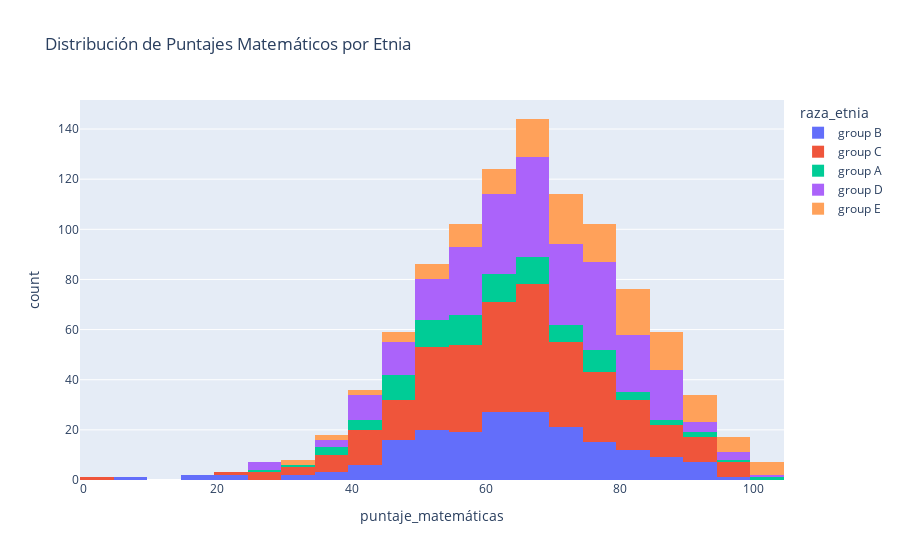

Source (notebook cell):
### Code cell
fig = px.histogram(df, x='puntaje_matemáticas', nbins=50, color='raza_etnia', title='Distribución de Puntajes Matemáticos por Etnia')
fig.show()

### Figure 1 — Plotly figure (JSON) as saved in the notebook; plotly's stock layout.template omitted (floating-point values rounded to 4 significant figures; data arrays with more than 128 entries replaced by an {"elided": "..."} marker saying what was removed)
{"data": [{"alignmentgroup": "True", "bingroup": "x", "hovertemplate": "raza_etnia=group B<br>puntaje_matemáticas=%{x}<br>count=%{y}<extra></extra>", "legendgroup": "group B", "marker": {"color": "#636efa", "pattern": {"shape": ""}}, "name": "group B", "nbinsx": 50, "offsetgroup": "group B", "orientation": "v", "showlegend": true, "type": "histogram", "x": {"elided": "190 int values"}, "xaxis": "x", "yaxis": "y"}, {"alignmentgroup": "True", "bingroup": "x", "hovertemplate": "raza_etnia=group C<br>puntaje_matemáticas=%{x}<br>count=%{y}<extra></extra>", "legendgroup": "group C", "marker": {"color": "#EF553B", "pattern": {"shape": ""}}, "name": "group C", "nbinsx": 50, "offsetgroup": "group C", "orientation": "v", "showlegend": true, "type": "histogram", "x": {"elided": "319 int values"}, "xaxis": "x", "yaxis": "y"}, {"alignmentgroup": "True", "bingroup": "x", "hovertemplate": "raza_etnia=group A<br>puntaje_matemáticas=%{x}<br>count=%{y}<extra></extra>", "legendgroup": "group A", "marker": {"color": "#00cc96", "pattern": {"shape": ""}}, "name": "group A", "nbinsx": 50, "offsetgroup": "group A", "orientation": "v", "showlegend": true, "type": "histogram", "x": [47, 78, 50, 73, 55, 39, 62, 41, 80, 50, 58, 54, 51, 57, 62, 77, 72, 68, 47, 46, 81, 69, 28, 63, 49, 44, 71, 66, 38, 48, 53, 49, 59, 65, 47, 59, 79, 75, 72, 77, 59, 79, 65, 68, 64, 97, 92, 91, 40, 61, 55, 48, 71, 53, 82, 100, 71, 68, 65, 53, 59, 87, 62, 55, 37, 58, 72, 75, 51, 45, 45, 85, 61, 64, 75, 61, 50, 34, 69, 67, 61, 56, 66, 53, 54, 78, 57, 44, 63], "xaxis": "x", "yaxis": "y"}, {"alignmentgroup": "True", "bingroup": "x", "hovertemplate": "raza_etnia=group D<br>puntaje_matemáticas=%{x}<br>count=%{y}<extra></extra>", "legendgroup": "group D", "marker": {"color": "#ab63fa", "pattern": {"shape": ""}}, "name": "group D", "nbinsx": 50, "offsetgroup": "group D", "orientation": "v", "showlegend": true, "type": "histogram", "x": {"elided": "262 int values"}, "xaxis": "x", "yaxis": "y"}, {"alignmentgroup": "True", "bingroup": "x", "hovertemplate": "raza_etnia=group E<br>puntaje_matemáticas=%{x}<br>count=%{y}<extra></extra>", "legendgroup": "group E", "marker": {"color": "#FFA15A", "pattern": {"shape": ""}}, "name": "group E", "nbinsx": 50, "offsetgroup": "group E", "orientation": "v", "showlegend": true, "type": "histogram", "x": {"elided": "140 int values"}, "xaxis": "x", "yaxis": "y"}], "layout": {"barmode": "relative", "legend": {"title": {"text": "raza_etnia"}, "tracegroupgap": 0}, "title": {"text": "Distribución de Puntajes Matemáticos por Etnia"}, "xaxis": {"anchor": "y", "domain": [0, 1], "title": {"text": "puntaje_matemáticas"}}, "yaxis": {"anchor": "x", "domain": [0, 1], "title": {"text": "count"}}}}
